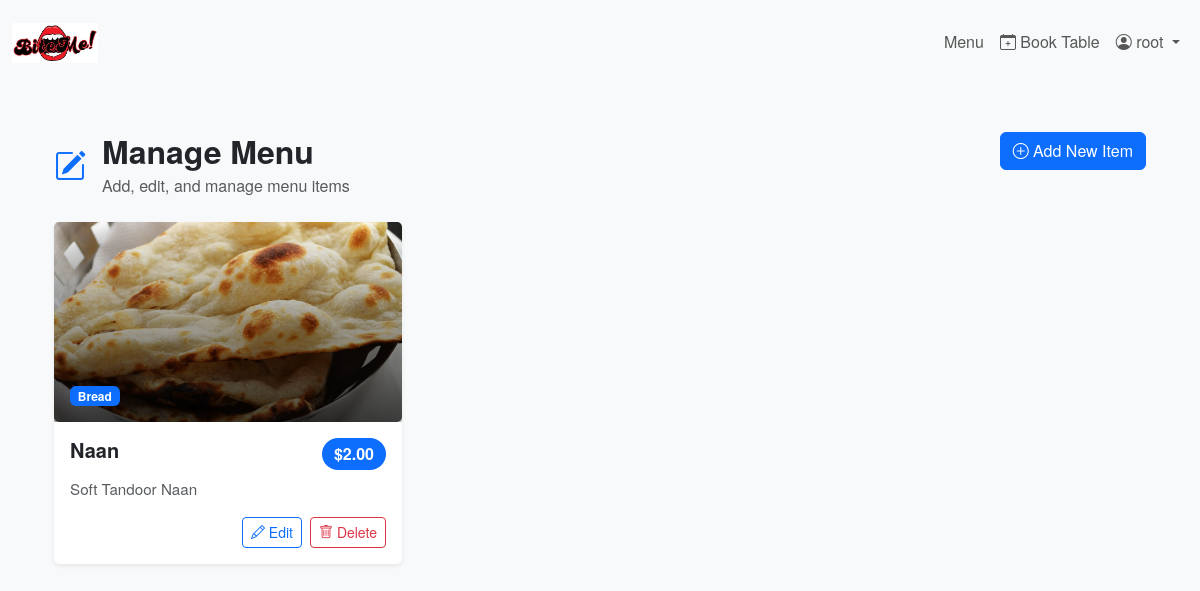
The page /menu/edit/ (signed in) on the database its author committed.
### menu/models.py (models this page shows, shortened)
class MenuItem(models.Model):
    category = models.ForeignKey(Category, on_delete=models.CASCADE, related_name='items')
    name = models.CharField(max_length=100)
    description = models.TextField(blank=True)
    price = models.DecimalField(max_digits=6, decimal_places=2)
    image = models.ImageField(upload_to='menu_items/', blank=True, null=True)

class Category(models.Model):
    name = models.CharField(max_length=100)
    class Meta:
        verbose_name_plural = 'Categories'
    def __str__(self):
        return self.name

### menu/views.py (the view)
# urls.py: path('edit/', menu_edit_view, name='menu_edit'),
@user_passes_test(is_staff_user)
def menu_edit_view(request):
    categories = Category.objects.all()
    items = MenuItem.objects.select_related('category').all()
    if request.method == 'POST':
        form = MenuItemForm(request.POST, request.FILES)
        if form.is_valid():
            form.save()
            messages.success(request, "Menu item added successfully.")
            return redirect('menu_edit')
        else:
            messages.error(request, "Error adding menu item. Please check the form.")
    else:
        form = MenuItemForm()
    context = {
        'form': form,
        'categories': categories,
        'items': items
    }
    return render(request, 'menu/menu_edit.html', context)

### menu/views.py (called while the page is built)
def is_staff_user(user):
    return user.is_staff or user.is_superuser

### menu/templates/menu/menu_edit.html (shortened to what this page needs)
{% extends 'booking/base.html' %}
{% load static %}
{% load widget_tweaks %}
{% block content %}
<div class="container py-4">
    <div class="row mb-4">
        <div class="col-lg-8">
            <div class="d-flex align-items-center">
                <i class="bi bi-pencil-square fs-2 text-primary me-3"></i>
                <div>
                    <h2 class="mb-1">Manage Menu</h2>
                    <p class="text-muted mb-0">Add, edit, and manage menu items</p>
                </div>
            </div>
        </div>
        <div class="col-lg-4 text-lg-end">
            <button class="btn btn-primary" data-bs-toggle="modal" data-bs-target="#addItemModal">
                <i class="bi bi-plus-circle"></i> Add New Item
            </button>
        </div>
    </div>
    <div class="row g-4">
        {% for item in items %}
            <div class="col-md-6 col-lg-4">
                <div class="card h-100 border-0 shadow-sm menu-item">
                    <div class="card-img-wrapper">
                        {% if item.image %}
                            <img src="{{ item.image.url }}" class="card-img-top" alt="{{ item.name }}">
                        {% else %}
                            <img src="{% static 'img/default-menu-item.jpg' %}" class="card-img-top" alt="{{ item.name }}">
                        {% endif %}
                        <div class="card-img-overlay">
                            <span class="badge bg-primary">{{ item.category.name }}</span>
                        </div>
                    </div>
                    <div class="card-body">
                        <div class="d-flex justify-content-between align-items-start mb-2">
                            <h5 class="card-title mb-0">{{ item.name }}</h5>
                            <span class="price-badge">${{ item.price }}</span>
                        </div>
                        <p class="card-text text-muted">{{ item.description|truncatewords:20 }}</p>
                        <div class="d-flex justify-content-end mt-3">
                            <button class="btn btn-outline-primary btn-sm me-2"
                                    onclick="editItem('{{ item.id }}', '{{ item.name|escapejs }}', '{{ item.description|escapejs }}', '{{ item.price }}', '{{ item.category.id }}')">
                                <i class="bi bi-pencil"></i> Edit
                            </button>
                            <button class="btn btn-outline-danger btn-sm"
                                    onclick="deleteItem('{{ item.id }}', '{{ item.name }}')">
                                <i class="bi bi-trash"></i> Delete
                            </button>
                        </div>
                    </div>
                </div>
            </div>
        {% endfor %}
    </div>
</div>
{% endblock %}

### booking/templates/booking/base.html (shortened to what this page needs)
{% load static %}
<!DOCTYPE html>
<html lang="en">
<head>
    <link rel="stylesheet" href="https://cdn.jsdelivr.net/npm/bootstrap@5.3.0/dist/css/bootstrap.min.css">
    <link rel="stylesheet" href="{% static 'css/style.css' %}">
    <link rel="stylesheet" href="https://cdn.jsdelivr.net/npm/bootstrap-icons@1.11.3/font/bootstrap-icons.min.css">
</head>
<body>
<nav class="navbar navbar-expand-lg navbar-light bg-light py-3">
    <div class="container-fluid">
        <a class="navbar-brand fs-4 fw-bold" href="{% url 'index' %}">
            <img src="{% static 'img/logo.webp' %}" alt="Bite Me Logo" height="40" class="me-2">
        </a>
        <div class="collapse navbar-collapse justify-content-end" id="navbarNav">
            <ul class="navbar-nav align-items-center">
                <li class="nav-item"><a class="nav-link" href="{% url 'menu' %}">Menu</a></li>
                {% if user.is_authenticated %}
                    <li class="nav-item"><a class="nav-link" href="{% url 'book' %}">
                        <i class="bi bi-calendar-plus"></i> Book Table
                    </a></li>
                    <li class="nav-item dropdown">
                        <a class="nav-link dropdown-toggle" href="#" id="navbarDropdown" role="button"
                           data-bs-toggle="dropdown" aria-expanded="false">
                            <i class="bi bi-person-circle"></i> {{ user.username }}
                        </a>
                    </li>
                {% else %}
                    <li class="nav-item"><a class="nav-link" href="{% url 'register' %}">Register</a></li>
                    <li class="nav-item"><a class="nav-link btn btn-primary text-white px-3 ms-2" href="{% url 'login' %}">Login</a></li>
                {% endif %}
            </ul>
        </div>
    </div>
</nav>
<div class="container mt-4">
    {% block content %}{% endblock %}
</div>
</body>
</html>

### booking/static/css/style.css (style rules this page uses)
body { font-family: 'Helvetica Neue', Helvetica, Arial, sans-serif; background-color: #f8f9fa; }
h2, h3, h4, h5, h6 { font-weight: 600; }
.navbar-brand img { margin-right: 10px; }
.card-img-top { height: 200px; object-fit: cover; width: 100%; transition: transform 0.3s ease; }
.card-title { font-size: 1.25rem; font-weight: bold; }
.card-text { font-size: 0.95rem; color: #555; }
.card { transition: transform 0.2s ease-in-out; }

### menu/templates/menu/menu_edit.html (style rules this page uses)
.card-img-wrapper { position: relative; height: 200px; overflow: hidden; }
.card-img-top { width: 100%; height: 100%; object-fit: cover; transition: transform 0.3s ease; }
.card-img-overlay { background: linear-gradient(to top, rgba(0,0,0,0.7) 0%, rgba(0,0,0,0) 100%); display: flex; align-items: flex-end; padding: 1rem; }
.price-badge { background-color: #0d6efd; color: white; padding: 0.25rem 0.75rem; border-radius: 20px; font-weight: 600; }

### rows shown on the page
MenuItem: image (picture), category.name "Bread", name "Naan", price "2.00", description "Soft Tandoor Naan"

### other values the page prints
{{ user.username }} "root"
